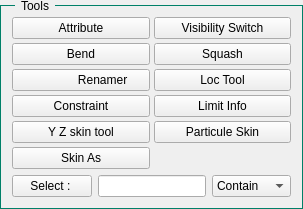
      <widget class="QGroupBox" name="TOOL">
       <property name="styleSheet">
        <string notr="true">QGroupBox{border: 1px solid rgb(0, 128, 104);margin-top:5px;} QGroupBox::title {left:15px; top:-6px; padding-left:4px; padding-right:4px;}</string>
       </property>
       <property name="title">
        <string>Tools</string>
       </property>
       <layout class="QVBoxLayout" name="verticalLayout_2">
        <item>
         <layout class="QGridLayout" name="gridLayout_10">
          <property name="spacing">
           <number>4</number>
          </property>
          <item row="3" column="0">
           <widget class="QPushButton" name="btn_renamer">
            <property name="maximumSize">
             <size>
              <width>16777215</width>
              <height>26</height>
             </size>
            </property>
            <property name="layoutDirection">
             <enum>Qt::RightToLeft</enum>
            </property>
            <property name="styleSheet">
             <string notr="true"/>
            </property>
            <property name="text">
             <string>             Renamer</string>
            </property>
           </widget>
          </item>
          <item row="2" column="0">
           <widget class="QPushButton" name="btn_bend">
            <property name="maximumSize">
             <size>
              <width>16777215</width>
              <height>26</height>
             </size>
            </property>
            <property name="styleSheet">
             <string notr="true"/>
            </property>
            <property name="text">
             <string>Bend</string>
            </property>
           </widget>
          </item>
          <item row="0" column="0">
           <widget class="QPushButton" name="btn_attr">
            <property name="maximumSize">
             <size>
              <width>16777215</width>
              <height>26</height>
             </size>
            </property>
            <property name="text">
             <string>Attribute</string>
            </property>
           </widget>
          </item>
          <item row="2" column="1">
           <widget class="QPushButton" name="btn_squash">
            <property name="maximumSize">
             <size>
              <width>16777215</width>
              <height>26</height>
             </size>
            </property>
            <property name="styleSheet">
             <string notr="true"/>
            </property>
            <property name="text">
             <string>Squash</string>
            </property>
           </widget>
          </item>
          <item row="0" column="1">
           <widget class="QPushButton" name="btn_visSwitch">
            <property name="maximumSize">
             <size>
              <width>16777215</width>
              <height>26</height>
             </size>
            </property>
            <property name="text">
             <string>Visibility Switch</string>
            </property>
           </widget>
          </item>
          <item row="3" column="1">
           <widget class="QPushButton" name="btn_locTool">
            <property name="maximumSize">
             <size>
              <width>16777215</width>
              <height>26</height>
             </size>
            </property>
            <property name="text">
             <string>Loc Tool</string>
            </property>
           </widget>
          </item>
          <item row="4" column="0">
           <widget class="QPushButton" name="btn_constraint">
            <property name="maximumSize">
             <size>
              <width>16777215</width>
              <height>26</height>
             </size>
            </property>
            <property name="text">
             <string>Constraint</string>
            </property>
           </widget>
          </item>
          <item row="5" column="1">
           <widget class="QPushButton" name="btn_particuleSkin">
            <property name="text">
             <string>Particule Skin</string>
            </property>
           </widget>
          </item>
          <item row="5" column="0">
           <widget class="QPushButton" name="btn_yz">
            <property name="text">
             <string>Y Z skin tool</string>
            </property>
           </widget>
          </item>
          <item row="6" column="0">
           <widget class="QPushButton" name="btn_skinAs">
            <property name="text">
             <string>Skin As</string>
            </property>
           </widget>
          </item>
          <item row="4" column="1">
           <widget class="QPushButton" name="btn_limitiInfo">
            <property name="text">
             <string>Limit Info</string>
            </property>
           </widget>
          </item>
         </layout>
        </item>
        <item>
         <layout class="QHBoxLayout" name="horizontalLayout_2">
          <item>
           <widget class="QPushButton" name="btn_select">
            <property name="maximumSize">
             <size>
              <width>16777215</width>
              <height>26</height>
             </size>
            </property>
            <property name="text">
             <string>Select : </string>
            </property>
           </widget>
          </item>
          <item>
           <widget class="QLineEdit" name="le_select">
            <property name="maximumSize">
             <size>
              <width>16777215</width>
              <height>26</height>
             </size>
            </property>
           </widget>
          </item>
          <item>
           <widget class="QComboBox" name="cb_selectType">
            <property name="maximumSize">
             <size>
              <width>16777215</width>
              <height>26</height>
             </size>
            </property>
            <item>
             <property name="text">
              <string>Contain</string>
             </property>
            </item>
            <item>
             <property name="text">
              <string>Start with</string>
             </property>
            </item>
            <item>
             <property name="text">
              <string>End with</string>
             </property>
            </item>
           </widget>
          </item>
         </layout>
        </item>
       </layout>
      </widget>
